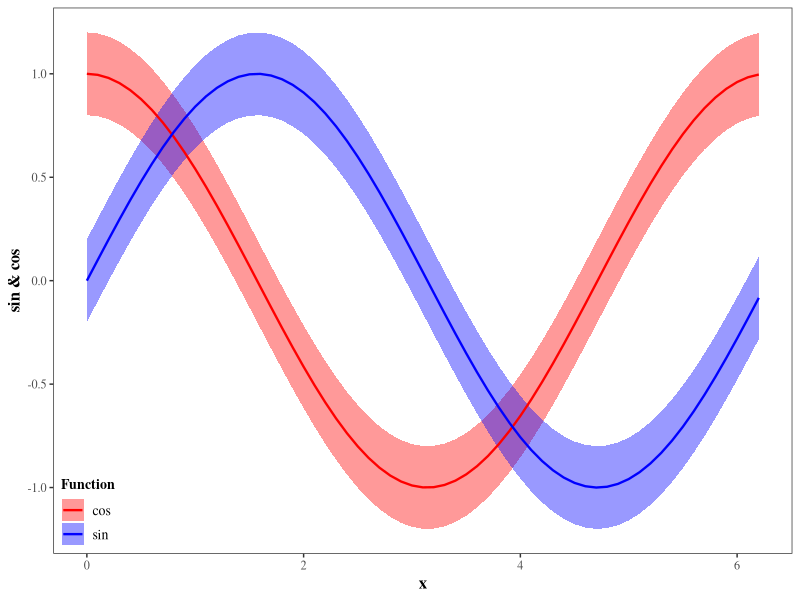
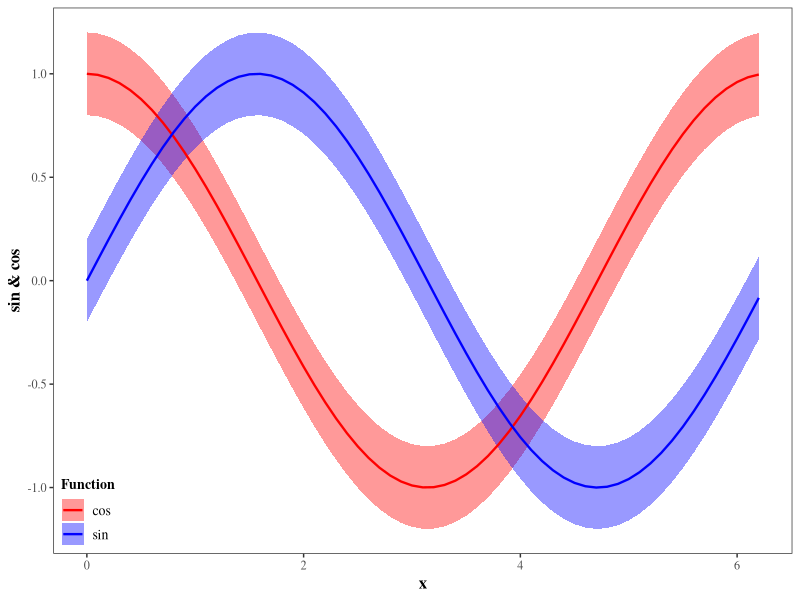

The R source for these figures, in order:
###############################################################################
# ggplot2: draw confidence bands and set color manually
###############################################################################

# install.packages("ggplot2")
library(ggplot2)

# =============================================================================
# Create fake data
# =============================================================================
# Note that this is fake data,
# this is not the way to statistically compute confidence intervals.
x <- seq(from = 0, to = 2*pi, by = 0.1)
my.data <- data.frame(x        = rep(x,2),
                      sin.cos  = c(sin(x),cos(x)),
                      lowerCI  = c(sin(x),cos(x)) - 0.2,
                      upperCI  = c(sin(x),cos(x)) + 0.2,
                      Function = rep(c("sin","cos"), each = 63))

# =============================================================================
# Plot
# =============================================================================
my_plot <- 
  ggplot(my.data, 
         aes(x = x, 
             y = sin.cos)) +
  # plot CI-s as a ribbon arround each line
  geom_ribbon(aes(ymin = lowerCI, 
                  ymax = upperCI, 
                  fill = Function), 
              alpha = 0.4) +
  # set manually the fill color for ribbons
  scale_fill_manual(name = 'Function',
                    breaks = c('cos', 'sin'),
                    values = c('cos' = 'red',
                               'sin' = 'blue')) +
  # add the lines on top of CI ribbons
  geom_line(aes(color = Function), 
            lwd = .8, 
            linetype = 'solid') +
  # set manually the color of the lines
  scale_color_manual(name = 'Function',
                     breaks = c('cos', 'sin'),
                     values = c('cos' = 'red',
                                'sin' = 'blue')) +
  # NOTE: to set the order in legend as desired one needs to mention that in breaks=c()
  # set axis labels
  labs(x = "x", 
       y = "sin & cos") +
  # theme without the default gray ggplot2 backgound
  theme_bw() +
  # adjust some theme components
  theme(panel.grid = element_blank(), # eliminate default grids
        # set font family for all text within the plot ("serif" should work as "Times New Roman")
        # note that this can be overridden with other adjustment functions below
        text = element_text(family = "serif"),
        # adjust text in X-axis title
        axis.title.x = element_text(size = 12, face = "bold"),
        # adjust text in Y-axis title
        axis.title.y = element_text(size = 12, face = "bold"),
        # adjust legend title appearance
        legend.title = element_text(size = 10, face = "bold"),
        # adjust legend label appearance
        legend.text = element_text(size = 10),
        # don't draw legend box (check element_rect() for borders and backgrounds)
        legend.background = element_blank(),
        # Put lower-left corner of legend box in lower-left corner of graph
        # Note that the numeric position in legend.position below is relative to the entire area, 
        # including titles and labels, not just the plotting area
        legend.justification = c(0,0),
        legend.position = c(0,0))

# Save as png
ggsave(filename = "gallery/colored_confidence_bands.png",
       plot = my_plot, 
       width = 10, height = 8, units = "cm", dpi = 150)
# Save as pdf
ggsave(filename = "gallery/colored_confidence_bands.pdf",
       plot = my_plot, 
       width = 10, height = 8, units = "cm")